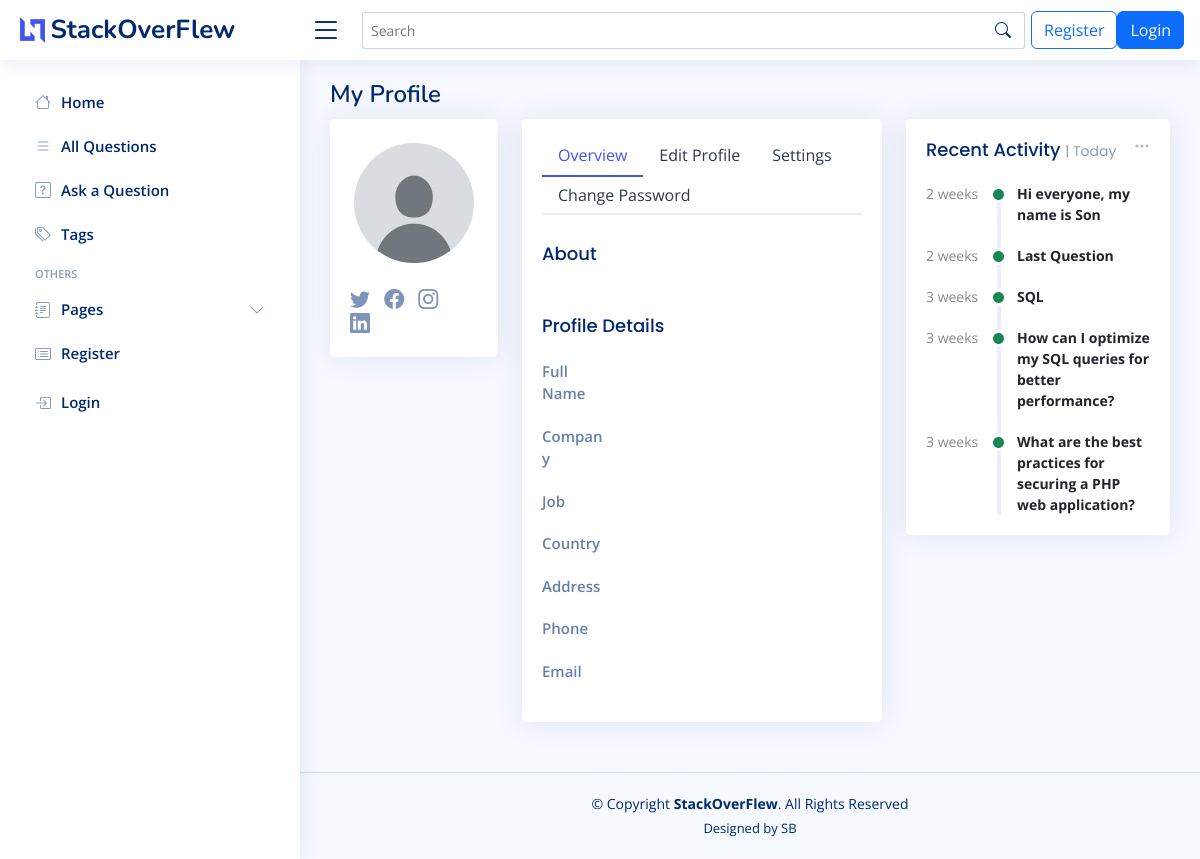
The app's page /users/users-profile.php with its own data.
### tables this page shows
CREATE TABLE `questions` (
  `question_id` int(11) NOT NULL,
  `user_id` int(11) NOT NULL,
  `title` varchar(255) NOT NULL,
  `body` text NOT NULL,
  `question_image` varchar(255) DEFAULT NULL,
  `created_at` timestamp NOT NULL DEFAULT current_timestamp(),
  `views` int(11) DEFAULT 0,
  `tag_id` int(11) NOT NULL
);

### users/users-profile.php (called while the page is built, shortened)
<?php
include '../includes/db_connect.php';
include '../includes/functions.php';
$title = "My Profile";
include '../templates/users-profile.html.php';
$output = ob_get_clean();
include '../index.html.php';
?>

### includes/functions.php (called while the page is built, shortened)
<?php
if (isset($_GET['search_term']) && !empty($_GET['search_term'])) {
    $search_term = '%' . $_GET['search_term'] . '%';
    try {
        $sql = "SELECT *
                FROM questions
                WHERE title LIKE :search_term OR body LIKE :search_term LIKE :search_term";
        $stmt = $pdo->prepare($sql);
        $stmt->bindParam(':search_term', $search_term, PDO::PARAM_STR);
        $stmt->execute();
        $questions = $stmt->fetchAll(PDO::FETCH_ASSOC);
    } catch (PDOException $e) {
        echo "Error: " . $e->getMessage();
    }
} else {
    try {
        $sql = "SELECT * FROM questions";
        $stmt = $pdo->query($sql);
        $questions = $stmt->fetchAll(PDO::FETCH_ASSOC);
    } catch (PDOException $e) {
        echo "Error: " . $e->getMessage();
    }
}
function calculateTimeLabel($created_at)
{
    $timestamp = strtotime($created_at);
    $now = time();
    $delta = abs($now - $timestamp);
    if ($delta < 60) {
        return "$delta sec";
    } else if ($delta < 3600) {
        $minutes = round($delta / 60);
        return "$minutes min";
    } else if ($delta < 86400) {
        $hours = round($delta / 3600);
        return "$hours hrs";
    } else if ($delta < 604800) {
        $days = round($delta / 86400);
        return "$days day";
    } else if ($delta < 2592000) {
        $weeks = round($delta / 604800);
        return "$weeks weeks";
    } else {
        $years = round($delta / 31536000);
        return "$years years";
    }
}
function sortQuestions($questions)
{
    usort($questions, function ($q1, $q2) {
        $timestamp1 = strtotime($q1['created_at']);
        $timestamp2 = strtotime($q2['created_at']);
        if ($timestamp1 === false || $timestamp2 === false) {
            return 0;
        } else {
            return $timestamp2 - $timestamp1;
        }
    });
    return $questions;
}
?>

### index.html.php (the view, shortened to what this page needs)
<!DOCTYPE html>
<html lang="en">
<head>
  <link href="../assets/vendor/bootstrap/css/bootstrap.min.css" rel="stylesheet">
  <link href="../assets/vendor/bootstrap-icons/bootstrap-icons.css" rel="stylesheet">
  <link href="../assets/vendor/boxicons/css/boxicons.min.css" rel="stylesheet">
  <link href="../assets/vendor/quill/quill.snow.css" rel="stylesheet">
  <link href="../assets/vendor/quill/quill.bubble.css" rel="stylesheet">
  <link href="../assets/vendor/remixicon/remixicon.css" rel="stylesheet">
  <link href="../assets/vendor/simple-datatables/style.css" rel="stylesheet">
  <link href="../assets/css/style.css" rel="stylesheet">
</head>
<body>
  <header id="header" class="header fixed-top d-flex align-items-center">
    <div class="d-flex align-items-center justify-content-between">
      <a href="../index.php" class="logo d-flex align-items-center">
        <img src="../assets/img/logo.png" alt="">
        <span class="d-none d-lg-block">StackOverFlew</span>
      </a>
      <i class="bi bi-list toggle-sidebar-btn"></i>
    </div>
    <div class="search-bar">
      <form class="search-form d-flex align-items-center" method="GET" action="../read/question_lists.php">
        <input type="text" name="search_term" placeholder="Search" title="Enter search keyword" style="width: 800px;">
        <button type="submit" title="Search"><i class="bi bi-search"></i></button>
      </form>
    </div>
    <nav class="header-nav ms-auto">
      <ul class="d-flex align-items-center">
        <?php if (!isset($_SESSION['logged_in']) || $_SESSION['logged_in'] !== true) : ?>
          <a class="btn btn-outline-primary" href="../users/user_registration.php">Register</a>
          <a class="btn btn-primary" href="../users/user_login.php">Login</a>
        <?php endif; ?>
      </ul>
    </nav>
  </header>
  <aside id="sidebar" class="sidebar">
    <ul class="sidebar-nav" id="sidebar-nav">
      <a class="nav-link collapsed" href="../index.php">
        <i class="bi bi-house"></i>
        <span>Home</span>
      </a>
      <a class="nav-link collapsed" href="../read/question_lists.php">
        <i class="bi bi-list"></i><span>All Questions</span><i class="bi bi-chevron ms-auto"></i>
      </a>
      <a class="nav-link collapsed" href="../create/ask_question.php">
        <i class="bi bi-question-square"></i><span>Ask a Question</span><i class="bi bi-chevron ms-auto"></i>
      </a>
      <a class="nav-link collapsed" href="../read/tags.php">
        <i class="bi bi-tags"></i><span>Tags</span><i class="bi bi-chevron ms-auto"></i>
      </a>
      <li class="nav-heading">Others</li>
      <a class="nav-link collapsed" data-bs-target="#forms-nav" data-bs-toggle="collapse" href="#">
        <i class="bi bi-journal-text"></i><span>Pages</span><i class="bi bi-chevron-down ms-auto"></i>
      </a>
      <?php if (!isset($_SESSION['logged_in']) || $_SESSION['logged_in'] !== true) : ?>
        <li class="nav-item">
          <a class="nav-link collapsed" href="../users/user_registration.php">
            <i class="bi bi-card-list"></i>
            <span>Register</span>
          </a>
        </li>
        <li class="nav-item">
          <a class="nav-link collapsed" href="../users/user_login.php">
            <i class="bi bi-box-arrow-in-right"></i>
            <span>Login</span>
          </a>
        </li>
      <?php endif; ?>
    </ul>
  </aside>
  <main id="main" class="main">
    <div class="pagetitle">
      <h1>
        <?= $title ?>
      </h1>
    </div>
    <section class="section dashboard">
      <div class="row">
        <div class="col-lg-8">
          <div class="row">
            <div class="col-12">
              <div>
                <?= $output ?>
              </div>
            </div>
          </div>
        </div>
        <div class="col-lg-4">
          <div class="card">
            <div class="filter">
              <a class="icon" href="#" data-bs-toggle="dropdown"><i class="bi bi-three-dots"></i></a>
            </div>
            <div class="card-body">
              <h5 class="card-title">Recent Activity <span>| Today</span></h5>
              <div class="activity">
                <?php
                $questions = sortQuestions($questions);
                $recentQuestions = array_slice($questions, 0, 5);
                foreach ($recentQuestions as $question) : ?>
                  <div class="activity-item d-flex">
                    <div class="activite-label"><?php echo calculateTimeLabel($question['created_at']); ?></div>
                    <i class='bi bi-circle-fill activity-badge text-success align-self-start'></i>
                    <div class="activity-content">
                      <a class="fw-bold text-dark" href="../read/questions.php?question_id=<?php echo $question['question_id']; ?>"><?php echo $question['title']; ?></a>
                    </div>
                  </div>
                <?php endforeach; ?>
              </div>
            </div>
          </div>
        </div>
      </div>
    </section>
  </main>
  <footer id="footer" class="footer">
    <div class="copyright">
      &copy; Copyright <strong><span>StackOverFlew</span></strong>. All Rights Reserved
    </div>
    <div class="credits">
      Designed by SB</a>
    </div>
  </footer>
</body>
</html>

### assets/css/style.css (style rules this page uses)
:root { scroll-behavior: smooth; }
body { font-family: "Open Sans", sans-serif; background: #f6f9ff; color: #444444; }
a { color: #4154f1; text-decoration: none; }
h1, h2, h3, h4, h5, h6 { font-family: "Nunito", sans-serif; }
#main { margin-top: 60px; padding: 20px 30px; transition: all 0.3s; }
.pagetitle { margin-bottom: 10px; }
.pagetitle h1 { font-size: 24px; margin-bottom: 0; font-weight: 600; color: #012970; }
.card { margin-bottom: 30px; border: none; border-radius: 5px; box-shadow: 0px 0 30px rgba(1, 41, 112, 0.1); }
.card-title { padding: 20px 0 15px 0; font-size: 18px; font-weight: 500; color: #012970; font-family: "Poppins", sans-serif; }
.card-title span { color: #899bbd; font-size: 14px; font-weight: 400; }
.card-body { padding: 0 20px 20px 20px; }
.logo { line-height: 1; }
@media (min-width: 1200px) { .logo { width: 280px; } }
.logo img { max-height: 26px; margin-right: 6px; }
.logo span { font-size: 26px; font-weight: 700; color: #012970; font-family: "Nunito", sans-serif; }
.header { transition: all 0.5s; z-index: 997; height: 60px; box-shadow: 0px 2px 20px rgba(1, 41, 112, 0.1); background-color: #fff; padding-left: 20px; }
.header .toggle-sidebar-btn { font-size: 32px; padding-left: 10px; cursor: pointer; color: #012970; }
.header .search-bar { min-width: 360px; padding: 0 20px; }
.header .search-form { width: 100%; }
.header .search-form input { border: 0; font-size: 14px; color: #012970; border: 1px solid rgba(1, 41, 112, 0.2); padding: 7px 38px 7px 8px; border-radius: 3px; transition: 0.3s; width: 100%; }
.header .search-form button { border: 0; padding: 0; margin-left: -30px; background: none; }
.header .search-form button i { color: #012970; }
.header-nav ul { list-style: none; }
.header-nav>ul { margin: 0; padding: 0; }
.sidebar { position: fixed; top: 60px; left: 0; bottom: 0; width: 300px; z-index: 996; transition: all 0.3s; padding: 20px; overflow-y: auto; scrollbar-width: thin; scrollbar-color: #aab7cf transparent; box-shadow: 0px 0px 20px rgba(1, 41, 112, 0.1); background-color: #fff; }
@media (min-width: 1200px) { #main, #footer { margin-left: 300px; } }
.sidebar-nav { padding: 0; margin: 0; list-style: none; }
.sidebar-nav li { padding: 0; margin: 0; list-style: none; }
.sidebar-nav .nav-item { margin-bottom: 5px; }
.sidebar-nav .nav-heading { font-size: 11px; text-transform: uppercase; color: #899bbd; font-weight: 600; margin: 10px 0 5px 15px; }
.sidebar-nav .nav-link { display: flex; align-items: center; font-size: 15px; font-weight: 600; color: #4154f1; transition: 0.3; background: #f6f9ff; padding: 10px 15px; border-radius: 4px; }
.sidebar-nav .nav-link i { font-size: 16px; margin-right: 10px; color: #4154f1; }
.sidebar-nav .nav-link.collapsed { color: #012970; background: #fff; }
.sidebar-nav .nav-link.collapsed i { color: #899bbd; }
.sidebar-nav .nav-link .bi-chevron-down { margin-right: 0; transition: transform 0.2s ease-in-out; }
.dashboard .filter { position: absolute; right: 0px; top: 15px; }
.dashboard .filter .icon { color: #aab7cf; padding-right: 20px; padding-bottom: 5px; transition: 0.3s; font-size: 16px; }
.dashboard .activity { font-size: 14px; }
.dashboard .activity .activity-item .activite-label { color: #888; position: relative; flex-shrink: 0; flex-grow: 0; min-width: 64px; }
.dashboard .activity .activity-item .activite-label::before { content: ""; position: absolute; right: -11px; width: 4px; top: 0; bottom: 0; background-color: #eceefe; }
.dashboard .activity .activity-item .activity-badge { margin-top: 3px; z-index: 1; font-size: 11px; line-height: 0; border-radius: 50%; flex-shrink: 0; border: 3px solid #fff; flex-grow: 0; }
.dashboard .activity .activity-item .activity-content { padding-left: 10px; padding-bottom: 20px; }
.dashboard .activity .activity-item:first-child .activite-label::before { top: 5px; }
.dashboard .activity .activity-item:last-child .activity-content { padding-bottom: 0; }
.footer { padding: 20px 0; font-size: 14px; transition: all 0.3s; border-top: 1px solid #cddfff; }
.footer .copyright { text-align: center; color: #012970; }
.footer .credits { padding-top: 5px; text-align: center; font-size: 13px; color: #012970; }

### records on screen
questions: created_at "2 weeks", title "Hi everyone, my name is Son"
questions: created_at "2 weeks", title "Last Question"
questions: created_at "3 weeks", title "SQL"
questions: created_at "3 weeks", title "How can I optimize my SQL queries for better performance?"
questions: created_at "3 weeks", title "What are the best practices for securing a PHP web application?"

### other values on screen
$title "My Profile"
